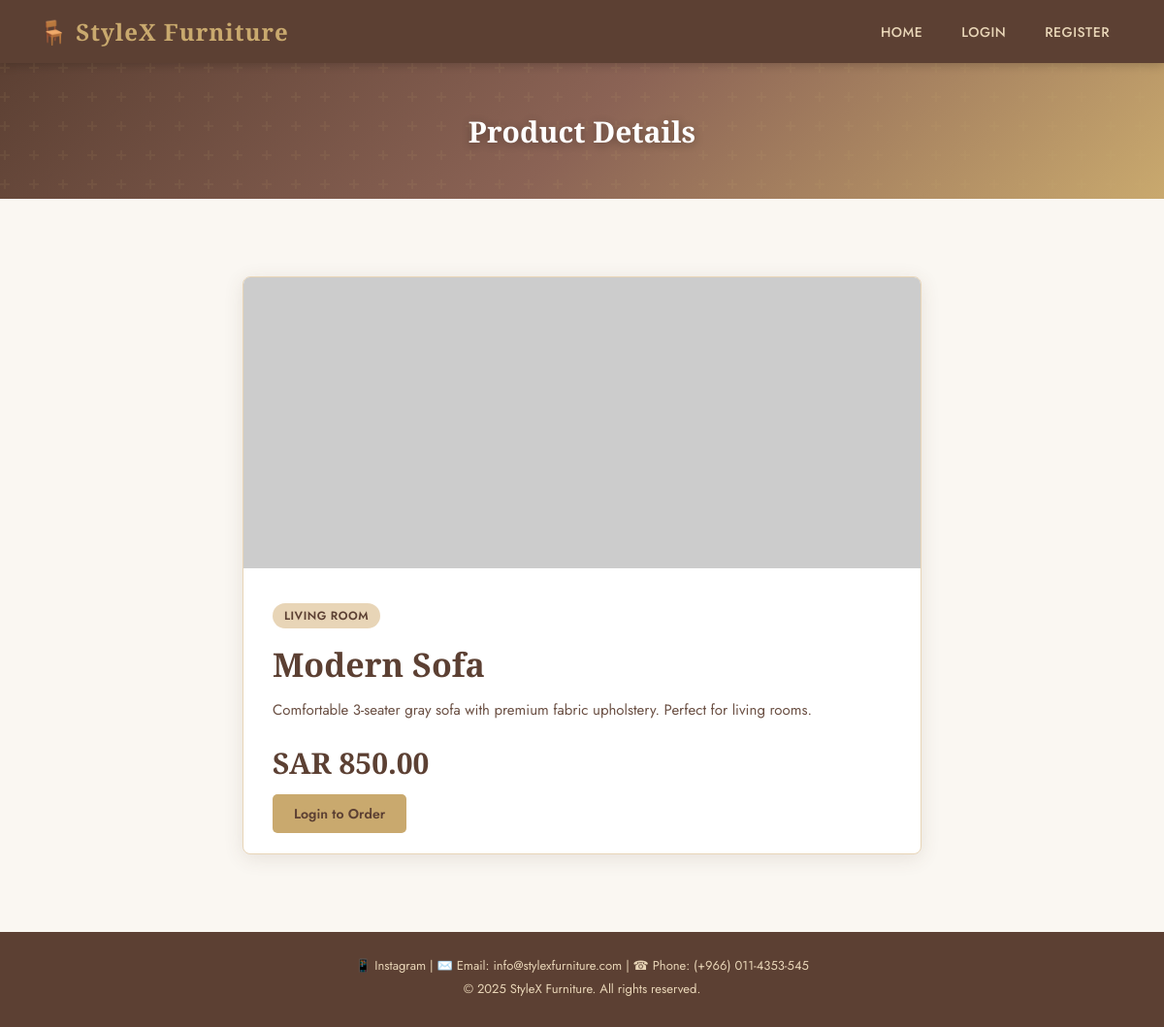
The page /item_details.php?id=1 on the database its author committed.
### tables this page shows
CREATE TABLE products (
    id          INT AUTO_INCREMENT PRIMARY KEY,
    name        VARCHAR(255) NOT NULL,
    description TEXT,
    price       DECIMAL(10,2) NOT NULL,
    image       VARCHAR(255)  NOT NULL,
    category    VARCHAR(100)
);

### item_details.php (the view, shortened to what this page needs)
<?php
require_once "db.php";
$id = $_GET['id'] ?? '';
$sql = "SELECT * FROM products WHERE id = '$id'";
$result = mysqli_query($connection, $sql);
?>
<!DOCTYPE html>
<html lang="en">
<head>
    <link rel="stylesheet" href="style.css">
</head>
<body>
<nav class="navbar">
    <span class="logo">🪑 StyleX Furniture</span>
    <ul>
<?php
$user = null;
if ($user == null) { ?>
        <li><a href="home.php">Home</a></li>
        <li><a href="login.php">Login</a></li>
        <li><a href="register.php">Register</a></li>
<?php } ?>
    </ul>
</nav>
<div class="hero-section" style="height:140px;">
    <h1 style="font-size:30px;">Product Details</h1>
</div>
<div style="padding: 40px 20px; max-width:1200px; margin:0 auto;">
    <?php if (mysqli_num_rows($result) > 0) {
        while ($row = mysqli_fetch_array($result)) { ?>
    <div class="detail-card">
        <img src="<?php echo $row['image']; ?>" alt="<?php echo $row['name']; ?>"
             onerror="this.src='https://via.placeholder.com/700x300/e8d5b7/5c4033?text=Furniture'">
        <div class="detail-body">
            <span class="category-tag"><?php echo $row['category']; ?></span>
            <h2><?php echo $row['name']; ?></h2>
            <p><?php echo $row['description']; ?></p>
            <div class="detail-price">SAR <?php echo number_format($row['price'], 2); ?></div>
            <?php if (isset($_SESSION['loggedin']) && $_SESSION['loggedin'] === true) {
                if (isset($_SESSION['isAdmin']) && $_SESSION['isAdmin'] == 1) { ?>
                    <form action="remove_item.php" method="POST">
                        <input type="hidden" name="id" value="<?php echo $row['id']; ?>">
                        <button type="submit" class="btn-danger">Remove Item</button>
                    </form>
                <?php } else { ?>
                    <form action="current_order.php" method="POST">
                        <input type="hidden" name="id" value="<?php echo $row['id']; ?>">
                        <button type="submit" class="btn-accent">Add to Cart 🛒</button>
                    </form>
                <?php }
            } else { ?>
                <a href="login.php" class="btn-accent">Login to Order</a>
            <?php } ?>
        </div>
    </div>
    <?php }
    } else { ?>
    <div class="error-page">
        <h3>No items to display, please add some items first.</h3>
    </div>
    <?php } ?>
</div>
<footer>
    <p>📱 Instagram | ✉️ Email: info@stylexfurniture.com | ☎ Phone: (+966) 011-4353-545</p>
    <p>&copy; 2025 StyleX Furniture. All rights reserved.</p>
</footer>
</body>
</html>

### style.css (style rules this page uses)
:root { --primary: #5C4033; --primary-light: #8B6355; --accent: #C9A96E; --accent-light: #E8D5B7; --bg: #FAF7F2; --bg-dark: #F0EBE3; --text: #2C1810; --text-light: #6B5044; --white: #FFFFFF; --shadow: 0 4px 20px rgba(92,64,51,0.12); --shadow-hover: 0 8px 30px rgba(92,64,51,0.22); --radius: 8px; --transition: all 0.3s ease; }
* { margin: 0; padding: 0; box-sizing: border-box; }
body { font-family: 'Jost', sans-serif; background-color: var(--bg); color: var(--text); min-height: 100vh; }
h1, h2, h3 { font-family: 'Cormorant Garamond', serif; color: var(--primary); }
a { text-decoration: none; color: inherit; }
.navbar { background-color: var(--primary); padding: 0 40px; display: flex; align-items: center; justify-content: space-between; height: 65px; box-shadow: 0 2px 10px rgba(0,0,0,0.2); position: sticky; top: 0; z-index: 100; }
.navbar .logo { font-family: 'Cormorant Garamond', serif; font-size: 24px; font-weight: 700; color: var(--accent); letter-spacing: 1px; }
.navbar ul { list-style: none; display: flex; gap: 8px; }
.navbar ul li a { color: var(--accent-light); font-size: 14px; font-weight: 500; padding: 8px 16px; border-radius: 4px; transition: var(--transition); letter-spacing: 0.5px; text-transform: uppercase; }
.hero-section { background: linear-gradient(135deg, var(--primary) 0%, var(--primary-light) 50%, var(--accent) 100%); height: 320px; display: flex; align-items: center; justify-content: center; flex-direction: column; text-align: center; color: var(--white); position: relative; overflow: hidden; }
.hero-section::before { content: ''; position: absolute; inset: 0; }
.hero-section h1 { font-family: 'Cormorant Garamond', serif; font-size: 52px; color: var(--white); position: relative; text-shadow: 0 2px 10px rgba(0,0,0,0.3); }
.btn-accent { background-color: var(--accent); color: var(--primary); border: none; padding: 10px 22px; border-radius: 5px; cursor: pointer; font-family: 'Jost', sans-serif; font-size: 14px; font-weight: 600; transition: var(--transition); }
.detail-card { max-width: 700px; margin: 40px auto; background: var(--white); border-radius: var(--radius); overflow: hidden; box-shadow: var(--shadow); border: 1px solid var(--accent-light); }
.detail-card img { width: 100%; height: 300px; object-fit: cover; }
.detail-card .detail-body { padding: 30px; }
.detail-card h2 { font-size: 34px; margin-bottom: 12px; }
.detail-card .category-tag { display: inline-block; background: var(--accent-light); color: var(--primary); padding: 4px 12px; border-radius: 20px; font-size: 12px; font-weight: 600; text-transform: uppercase; letter-spacing: 0.5px; margin-bottom: 14px; }
.detail-card .detail-price { font-family: 'Cormorant Garamond', serif; font-size: 30px; font-weight: 700; color: var(--primary); margin: 10px 0 20px; }
.detail-card p { color: var(--text-light); font-size: 15px; line-height: 1.7; margin-bottom: 20px; }
footer { background: var(--primary); color: var(--accent-light); text-align: center; padding: 25px; font-size: 13px; margin-top: auto; }
footer p { margin-bottom: 5px; }

### rows shown on the page
products: category "LIVING ROOM", name "Modern Sofa", description "Comfortable 3-seater gray sofa with premium fabric upholstery. Perfect for living rooms.", price "850.00"
